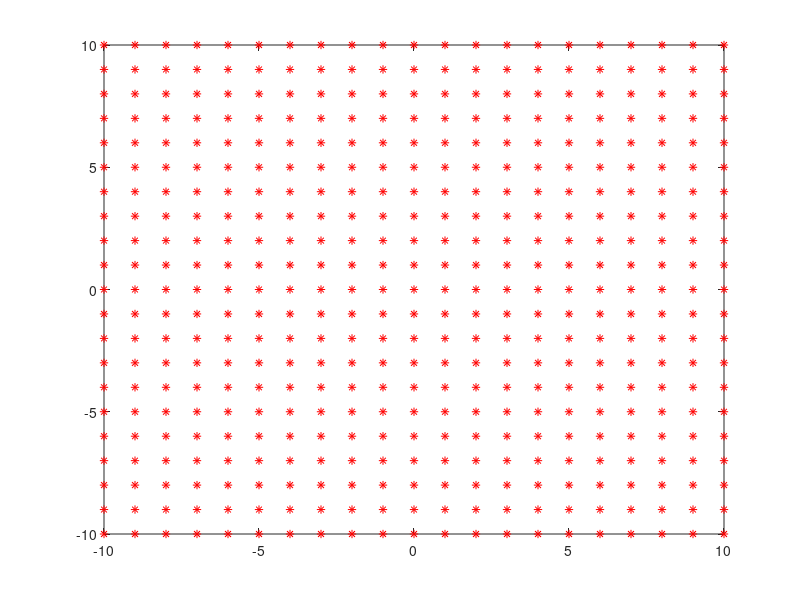

Write the MATLAB code that produced this figure.
function mapping()
%  1.1
%  generate a squared mesh with the coordinates from -10 to 10
    [p, q] = meshgrid(-10:10);
    mesh_points = [p(:) q(:)];
    
%  representing the squared mesh
    plot(mesh_points(:, 1), mesh_points(:, 2), 'r*');
    saveas(gcf, '../Output/squared_mesh', 'jpg');
    close all;
    
%  1.2
    
end